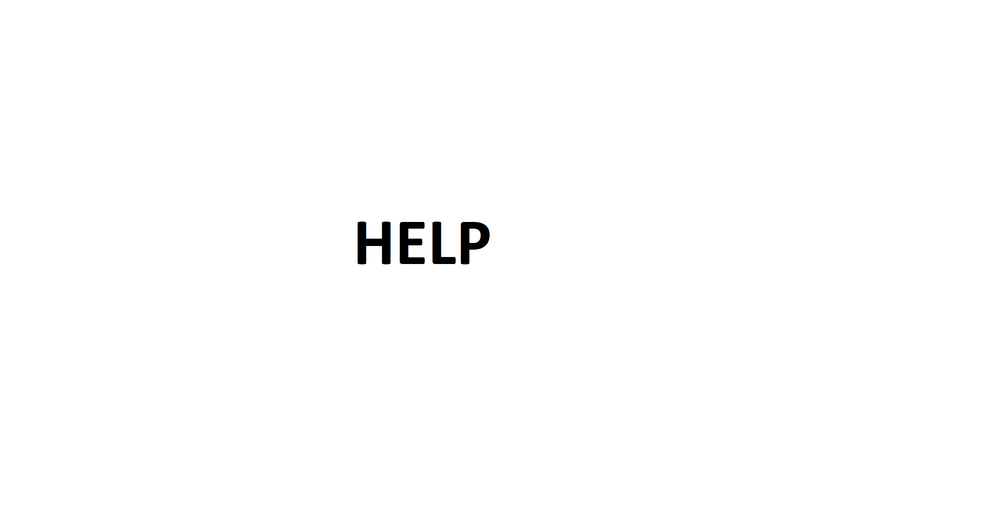
#> input picture playingWithPytesseract/help.png, 1000 x 506 px, shrunk from 2994 x 1516 before the run
$ python playingWithPytesseract.py
#> lines starting #> are read from the running program, lines starting #| are printed output that depends on the picture
import pytesseract as tess
from PIL import Image

img = Image.open('help.png') #paint txt image
#> img is the input picture: PIL image 1000x506 RGB; mean R, G, B 253.7, 253.7, 253.7
img2= Image.open('arialFont.png') #testing arial font
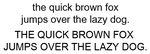
#> input picture playingWithPytesseract/arialFont.png, 150 x 54 px, shrunk from 450 x 161 before the run
#> img2 is the input picture: PIL image 150x54 RGB; min 0, max 255, mean 221.6
img3= Image.open('ocrImage.png') #invoice
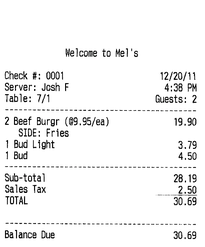
#> input picture playingWithPytesseract/ocrImage.png, 205 x 247 px, shrunk from 614 x 740 before the run
#> img3 is the input picture: PIL image 205x247 RGBA; mean R, G, B, A 242.2, 242.2, 242.2, 255

#> (the run stopped early here; a loop or call above may not have finished)
